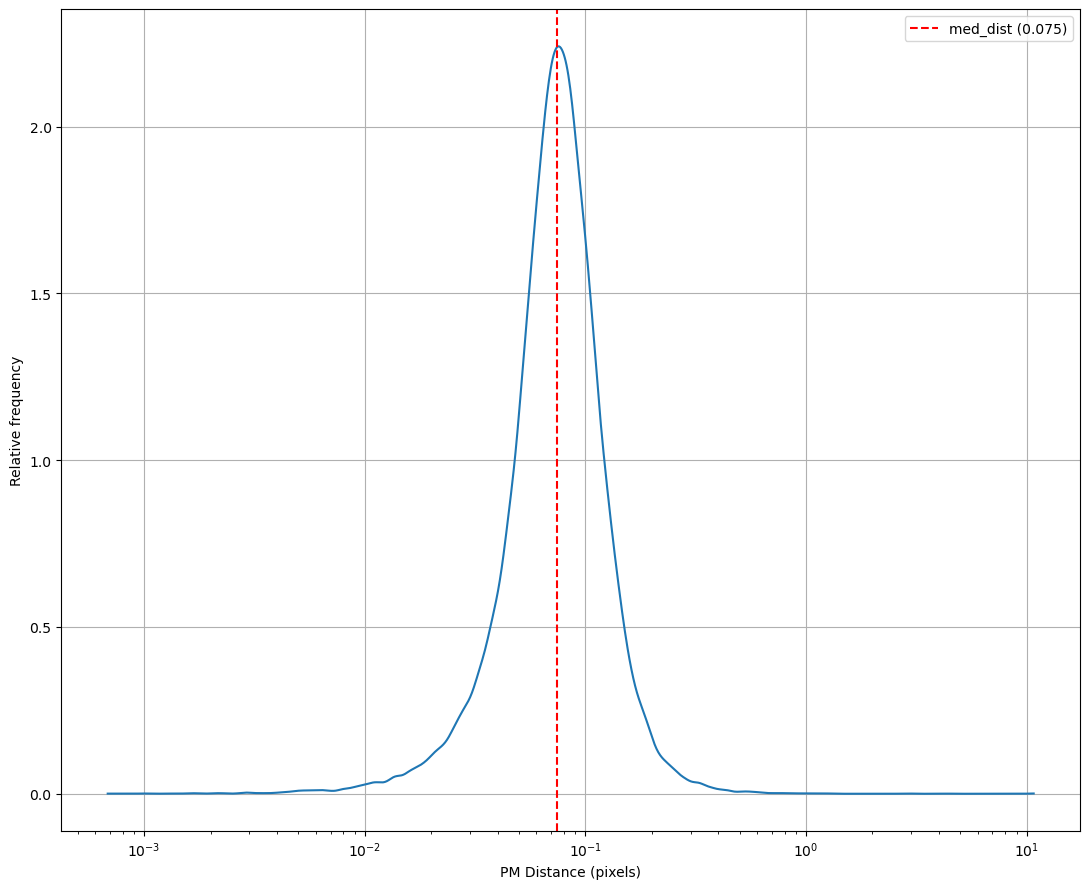

Python code for this plot:
#!/usr/bin/env python
# vim: set fileencoding=utf-8 ts=4 sts=4 sw=4 et tw=80 :
#
# Illustrate the typical amount of movement due to proper motion for
# Gaia sources in the CFHT calib1 field. To summarize, we see a median
# movement distance of ~0.07 WIRCam pixels (0.3 arcsec/pix), which is
# worth correcting for. Some sources move significantly farther.
#
# Rob Siverd
# Created:       2023-06-14
# Last modified: 2023-06-14
#--------------------------------------------------------------------------
#**************************************************************************
#--------------------------------------------------------------------------

## Current version:
__version__ = "0.1.0"

## Python version-agnostic module reloading:
try:
    reload                              # Python 2.7
except NameError:
    try:
        from importlib import reload    # Python 3.4+
    except ImportError:
        from imp import reload          # Python 3.0 - 3.3

## Modules:
import os
import sys
import time
#import vaex
#import calendar
#import ephem
import numpy as np
#from numpy.lib.recfunctions import append_fields
#import datetime as dt
#from dateutil import parser as dtp
#import scipy.linalg as sla
#import scipy.signal as ssig
#import scipy.ndimage as ndi
#import scipy.optimize as opti
#import scipy.interpolate as stp
#import scipy.spatial.distance as ssd
import matplotlib.pyplot as plt
#import matplotlib.patches as mpatches
#import matplotlib.cm as cm
#import matplotlib.ticker as mt
#import matplotlib._pylab_helpers as hlp
#from matplotlib.colors import LogNorm
#import matplotlib.colors as mplcolors
#import matplotlib.collections as mcoll
#import matplotlib.gridspec as gridspec
#from functools import partial
#from collections import OrderedDict
#from collections.abc import Iterable
#import multiprocessing as mp
#np.set_printoptions(suppress=True, linewidth=160)
#import pandas as pd
#import statsmodels.api as sm
#import statsmodels.formula.api as smf
#from statsmodels.regression.quantile_regression import QuantReg
#import PIL.Image as pli
#import seaborn as sns
#import cmocean
#import theil_sen as ts
#import window_filter as wf
#import itertools as itt
_have_np_vers = float('.'.join(np.__version__.split('.')[:2]))

import gaia_match
gm  = gaia_match.GaiaMatch()


##--------------------------------------------------------------------------##

## Home-brew robust statistics:
#try:
#    import robust_stats
#    reload(robust_stats)
#    rs = robust_stats
#except ImportError:
#    logger.error("module robust_stats not found!  Install and retry.")
#    sys.stderr.write("\nError!  robust_stats module not found!\n"
#           "Please install and try again ...\n\n")
#    sys.exit(1)

## Home-brew KDE:
try:
    import my_kde
    reload(my_kde)
    mk = my_kde
except ImportError:
    sys.stderr.write("\nError!  my_kde module not found!\n"
           "Please install and try again ...\n\n")
    sys.exit(1)

## Various from astropy:
#try:
#    import astropy.io.ascii as aia
#    import astropy.io.fits as pf
#    import astropy.io.votable as av
#    import astropy.table as apt
#    import astropy.time as astt
#    import astropy.wcs as awcs
#    from astropy import constants as aconst
#    from astropy import coordinates as coord
#    from astropy import units as uu
#except ImportError:
#    logger.error("astropy module not found!  Install and retry.")
#    sys.stderr.write("\nError: astropy module not found!\n")
#    sys.exit(1)

##--------------------------------------------------------------------------##
def ldmap(things):
    return dict(zip(things, range(len(things))))

def argnear(vec, val):
    return (np.abs(vec - val)).argmin()



##--------------------------------------------------------------------------##
##--------------------------------------------------------------------------##
##--------------------------------------------------------------------------##

# Prime the Gaia source matcher:
gaia_csv_path = '/home/rsiverd/ucd_project/ucd_cfh_data/for_abby/gaia_calib1_NE.csv'
gm.load_sources_csv(gaia_csv_path)


##--------------------------------------------------------------------------##
## Shorthand:
gsrc = gm._srcdata

## What columns we use:
## gsrc['ref_epoch']    # e.g., 2015.5
## gsrc['ra']           # e.g., 294.7030615828344   (degrees)
## gsrc['dec']          # e.g., 35.21197045656248   (degrees)
## gsrc['pmra']         # e.g., -4.383538496657437   (mas/yr) == pmRA * cosDE
## gsrc['pmdec']        # e.g., -6.200807321967185   (mas/yr)

## NOTE: the delta_t_yrs value is approximate, for illustration purposes
delta_t_yrs = 4.0           # 2015.5 epoch, 2011 observations

## CFHT / WIRCam params:
arcsec_per_pix = 0.3

## Select subset of sources with usable proper motions:
has_pmra = ~np.isnan(gsrc['pmra'])
has_pmde = ~np.isnan(gsrc['pmdec'])
gaia_use = gsrc[has_pmra & has_pmde]

## How far do they move:
cos_dec = np.cos(np.radians(gaia_use['dec'])).values
ra_motion_mas = delta_t_yrs * gaia_use['pmra'].values
de_motion_mas = delta_t_yrs * gaia_use['pmdec'].values
tot_motion_mas = np.hypot(ra_motion_mas, de_motion_mas)
tot_motion_pix = tot_motion_mas / 1e3 / arcsec_per_pix

## Final positions:
ra_adjust_arcsec = ra_motion_mas / 1e3 / cos_dec
de_adjust_arcsec = de_motion_mas / 1e3

ra_corr = gaia_use[ 'ra'].values + (ra_adjust_arcsec / 3600.0)
de_corr = gaia_use['dec'].values + (de_adjust_arcsec / 3600.0)

#tot_adjustment_mas = delta_t_yrs * np.hypot(gaia_use['pmra'], gaia_use['pmdec']).values
#tot_adjustment_pix = tot_adjustment_mas / 1e3 / arcsec_per_pix
#np.sum(tot_adjustment_pix > 0.5)    # 53
#dde_adjustment_mas = delta_t_yrs * gaia_use['pmdec']
#dra_adjustment_mas = delta_t_yrs * gaia_use['pmra'] / cos_dec


##--------------------------------------------------------------------------##
##--------------------------------------------------------------------------##
##--------------------------------------------------------------------------##

## Median shift distance:
med_motion_pix = np.median(tot_motion_pix)
sys.stderr.write("Median total motion (pix): %7.3f\n" % med_motion_pix)

## Announce how many sources moved more than half a pixel:
n_moved_far = np.sum(tot_motion_pix > 0.5)
sys.stderr.write("Have %d Gaia sources that moved farther than 0.5 pixels.\n"
        % n_moved_far)

## Percentils of movement distance:
pctiles = [25, 50, 75]
mvmt_pix_quartiles = np.percentile(tot_motion_pix, pctiles)
for stuff in zip(pctiles, mvmt_pix_quartiles):
    sys.stderr.write("%dth percentile movement (pix): %7.3f\n" % stuff)

##--------------------------------------------------------------------------##
## KDE:
maxval = 12.0
npts = 1000
#grid = (1.0 + np.arange(npts)) / float(npts) * maxval
#kde_pnts, kde_vals = mk.go(tot_motion_pix, npts=npts)


_logdist = True
#use_motion = tot_motion_pix
if _logdist:
    #use_motion = np.log10(tot_motion_pix)
    kde_pexp, kde_vals = mk.go(np.log10(tot_motion_pix), npts=npts)
    kde_pnts = 10.**kde_pexp
else:
    kde_pnts, kde_vals = mk.go(tot_motion_pix, logsamp=True, npts=npts)


#npts = 10000
#kde_pnts, kde_vals = mk.go(tot_motion_pix, xmin=0.001, xmax=12.0, npts=npts)

##--------------------------------------------------------------------------##
## Plot config:

# gridspec examples:
# https://matplotlib.org/users/gridspec.html

#gs1 = gridspec.GridSpec(4, 4)
#gs1.update(wspace=0.025, hspace=0.05)  # set axis spacing

#ax1 = plt.subplot2grid((3, 3), (0, 0), colspan=3) # top-left + center + right
#ax2 = plt.subplot2grid((3, 3), (1, 0), colspan=2) # mid-left + mid-center
#ax3 = plt.subplot2grid((3, 3), (1, 2), rowspan=2) # mid-right + bot-right
#ax4 = plt.subplot2grid((3, 3), (2, 0))            # bot-left
#ax5 = plt.subplot2grid((3, 3), (2, 1))            # bot-center


##--------------------------------------------------------------------------##
#plt.style.use('bmh')   # Bayesian Methods for Hackers style
fig_dims = (11, 9)
fig = plt.figure(1, figsize=fig_dims)
#plt.gcf().clf()
fig.clf()
#fig, axs = plt.subplots(2, 2, sharex=True, figsize=fig_dims, num=1, clear=True)
# sharex='col' | sharex='row'
#fig.frameon = False # disable figure frame drawing
#fig.subplots_adjust(left=0.07, right=0.95)
#ax1 = plt.subplot(gs[0, 0])
ax1 = fig.add_subplot(111)
#ax1 = fig.add_subplot(111, polar=True)
#ax1 = fig.add_axes([0, 0, 1, 1])
#ax1.patch.set_facecolor((0.8, 0.8, 0.8))
ax1.grid(True)
#ax1.axis('off')

ax1.plot(kde_pnts, kde_vals)
ax1.set_xscale('log')
ax1.axvline(med_motion_pix, c='r', ls='--', label='med_dist (%.3f)'%med_motion_pix)
ax1.set_xlabel('PM Distance (pixels)')
ax1.set_ylabel('Relative frequency')
ax1.legend(loc='upper right')

## For polar axes:
#ax1.set_rmin( 0.0)                  # if using altitude in degrees
#ax1.set_rmax(90.0)                  # if using altitude in degrees
#ax1.set_theta_direction(-1)         # counterclockwise
#ax1.set_theta_zero_location("N")    # North-up
#ax1.set_rlabel_position(-30.0)      # move labels 30 degrees

## Disable axis offsets:
#ax1.xaxis.get_major_formatter().set_useOffset(False)
#ax1.yaxis.get_major_formatter().set_useOffset(False)

#ax1.plot(kde_pnts, kde_vals)

#ax1.pcolormesh(xx, yy, ivals)

#blurb = "some text"
#ax1.text(0.5, 0.5, blurb, transform=ax1.transAxes)
#ax1.text(0.5, 0.5, blurb, transform=ax1.transAxes,
#      va='top', ha='left', bbox=dict(facecolor='white', pad=10.0))
#      fontdict={'family':'monospace'}) # fixed-width
#      fontdict={'fontsize':24}) # larger typeface

#colors = cm.rainbow(np.linspace(0, 1, len(plot_list)))
#for camid, c in zip(plot_list, colors):
#    cam_data = subsets[camid]
#    xvalue = cam_data['CCDATEMP']
#    yvalue = cam_data['PIX_MED']
#    yvalue = cam_data['IMEAN']
#    ax1.scatter(xvalue, yvalue, color=c, lw=0, label=camid)

#mtickpos = [2,5,7]
#ndecades = 1.0   # for symlog, set width of linear portion in units of dex
#nonposx='mask' | nonposx='clip' | nonposy='mask' | nonposy='clip'
#ax1.set_xscale('log', basex=10, nonposx='mask', subsx=mtickpos)
#ax1.set_xscale('log', nonposx='clip', subsx=[3])
#ax1.set_yscale('symlog', basey=10, linthreshy=0.1, linscaley=ndecades)
#ax1.xaxis.set_major_formatter(formatter) # re-format x ticks
#ax1.set_ylim(ax1.get_ylim()[::-1])
#ax1.set_xlabel('whatever', labelpad=30)  # push X label down 

#ax1.set_xticks([1.0, 3.0, 10.0, 30.0, 100.0])
#ax1.set_xticks([1, 2, 3], ['Jan', 'Feb', 'Mar'])
#for label in ax1.get_xticklabels():
#    label.set_rotation(30)
#    label.set_fontsize(14) 

#ax1.xaxis.label.set_fontsize(18)
#ax1.yaxis.label.set_fontsize(18)

#ax1.set_xlim(nice_limits(xvec, pctiles=[1,99], pad=1.2))
#ax1.set_ylim(nice_limits(yvec, pctiles=[1,99], pad=1.2))

#ax1.legend(loc='best', prop={'size':24})

#spts = ax1.scatter(x, y, lw=0, s=5)
##cbar = fig.colorbar(spts, orientation='vertical')   # old way
#cbnorm = mplcolors.Normalize(*spts.get_clim())
#scm = plt.cm.ScalarMappable(norm=cbnorm, cmap=spts.cmap)
#scm.set_array([])
#cbar = fig.colorbar(scm, orientation='vertical')
#cbar = fig.colorbar(scm, ticks=cs.levels, orientation='vertical') # contours
#cbar.formatter.set_useOffset(False)
#cbar.update_ticks()

plot_name = 'gaia_mvmt.png'
fig.tight_layout() # adjust boundaries sensibly, matplotlib v1.1+
plt.draw()
fig.savefig(plot_name, bbox_inches='tight')


######################################################################
# CHANGELOG (gaia_mvmt.py):
#---------------------------------------------------------------------
#
#  2023-06-14:
#     -- Increased __version__ to 0.1.0.
#     -- First created gaia_mvmt.py.
#
